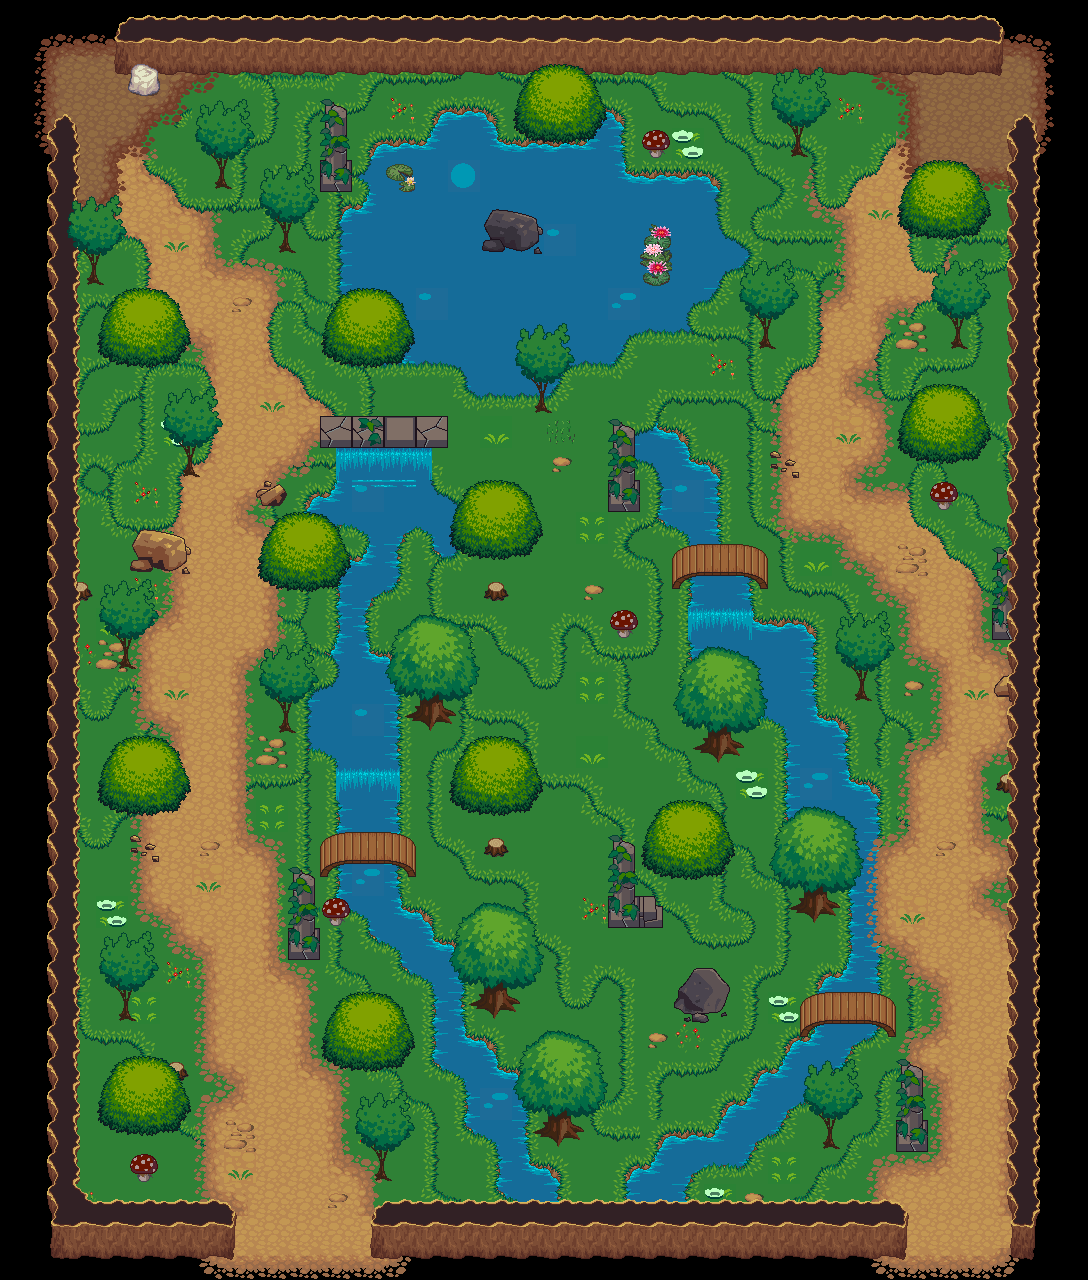

Below is a game level as drawn by its tile map, then a one-line description and the .tmx that defines it (tile-layer data replaced by summaries):
An orthogonal 34x40 tile map with 32x32 px tiles, 10 tile layers (background, ground layer0, ground layer1, waterfall, ...), 2 tilesets and 127 objects.

<map version="1.4" tiledversion="1.4.3" orientation="orthogonal" renderorder="right-down" width="34" height="40" tilewidth="32" tileheight="32" infinite="0" nextlayerid="20" nextobjectid="134">
 <tileset firstgid="1" source="klipartz.com.tsx" />
 <tileset firstgid="1025" source="../Maps/klipartz.com.tsx" />
 <layer id="7" name="background" width="34" height="40">
  <data>[1360 cells, 1080 non-empty, 1 distinct tile ids]</data>
 </layer>
 <layer id="13" name="ground layer0" width="34" height="40">
  <data>[1360 cells, 303 non-empty, 14 distinct tile ids]</data>
 </layer>
 <layer id="8" name="ground layer1" width="34" height="40">
  <data>[1360 cells, 587 non-empty, 27 distinct tile ids]</data>
 </layer>
 <layer id="9" name="waterfall" width="34" height="40">
  <data>[1360 cells, 381 non-empty, 16 distinct tile ids]</data>
 </layer>
 <layer id="10" name="ground layer2" width="34" height="40">
  <data>[1360 cells, 216 non-empty, 19 distinct tile ids]</data>
 </layer>
 <layer id="11" name="ground layer3" width="34" height="40">
  <data>[1360 cells, 393 non-empty, 31 distinct tile ids]</data>
 </layer>
 <layer id="12" name="ground layer4" width="34" height="40">
  <data>[1360 cells, 213 non-empty, 41 distinct tile ids]</data>
 </layer>
 <layer id="15" name="grass details" width="34" height="40">
  <data>[1360 cells, 72 non-empty, 32 distinct tile ids]</data>
 </layer>
 <layer id="18" name="walls" width="34" height="40">
  <data>[1360 cells, 304 non-empty, 17 distinct tile ids]</data>
 </layer>
 <objectgroup id="16" name="exits">
  <object id="1" x="75" y="72.3333" width="49" height="47.6667" />
  <object id="2" x="981.333" y="62.6667" width="45.3333" height="59.5" />
  <object id="3" x="908" y="1188.33" width="86.6667" height="18.6667" />
  <object id="4" x="251" y="1186.67" width="103.333" height="19.6667" />
 </objectgroup>
 <objectgroup id="17" name="collisions">
  <object id="5" x="133.5" y="67.5" width="19.5" height="24" />
  <object id="6" x="219" y="166" width="5.75" height="22" />
  <object id="7" x="282.25" y="228.5" width="7.25" height="20.75" />
  <object id="8" x="320" y="159.5" width="32.75" height="33" />
  <object id="9" x="91" y="262.75" width="5.25" height="21" />
  <object id="10" x="116.583" y="304.667" width="51.5" height="48.75" />
  <object id="11" x="187.583" y="452.167" width="6.75" height="20.75" />
  <object id="13" x="122.667" y="638" width="7.25" height="28" />
  <object id="14" x="72.75" y="584.75" width="14.5" height="13" />
  <object id="15" x="139" y="536.75" width="44.25" height="31.25" />
  <object id="16" x="266.727" y="488.545" width="16" height="17.2727" />
  <object id="17" x="343.5" y="308" width="52.5" height="51.5" />
  <object id="18" x="532.5" y="83" width="52.5" height="51.5" />
  <object id="19" x="651.5" y="138" width="9" height="20" />
  <object id="20" x="341.5" y="211.5" width="22" height="110" />
  <object id="21" x="376" y="343.5" width="96" height="22.5" />
  <object id="22" x="460.5" y="345.5" width="23.5" height="49" />
  <object id="23" x="466.5" y="379" width="90" height="17.5" />
  <object id="24" x="537" y="384.5" width="10" height="27" />
  <object id="25" x="530" y="348.5" width="21.5" height="38.5" />
  <object id="26" x="530" y="343.5" width="84" height="21.5" />
  <object id="27" x="601.5" y="317.5" width="21" height="41" />
  <object id="28" x="592" y="316.5" width="91.5" height="14.5" />
  <object id="29" x="668.333" y="298.333" width="20" height="28.3333" />
  <object id="30" x="678.667" y="276.333" width="33.6667" height="22.3333" />
  <object id="31" x="696.333" y="242.333" width="44.6667" height="24.6667" />
  <object id="32" x="704.333" y="260.667" width="18" height="20.6667" />
  <object id="33" x="689.333" y="177.333" width="29" height="66.3333" />
  <object id="34" x="626" y="174" width="66.6667" height="27" />
  <object id="35" x="591" y="108.5" width="33" height="76.5" />
  <object id="36" x="497.5" y="140" width="102" height="21.5" />
  <object id="37" x="440" y="112.5" width="57.5" height="55.5" />
  <object id="38" x="372.5" y="144.5" width="80" height="26" />
  <object id="39" x="369" y="168" width="20.5" height="55.5" />
  <object id="40" x="359.5" y="207.5" width="16" height="23" />
  <object id="41" x="762.667" y="324.667" width="8" height="23.3333" />
  <object id="42" x="795" y="134.333" width="5.66667" height="19" />
  <object id="43" x="921.667" y="180.333" width="51.3333" height="43.3333" />
  <object id="44" x="953" y="325.667" width="8.33333" height="20.3333" />
  <object id="45" x="911.333" y="415.667" width="32.6667" height="24.3333" />
  <object id="46" x="917" y="402.667" width="50" height="46" />
  <object id="47" x="938" y="490.667" width="10.6667" height="19.3333" />
  <object id="48" x="992.667" y="609" width="31" height="31.3333" />
  <object id="49" x="858.333" y="676.333" width="7.66667" height="22.6667" />
  <object id="50" x="706.333" y="718.333" width="24.3333" height="35" />
  <object id="51" x="804" y="881" width="23.3333" height="33.6667" />
  <object id="52" x="662.333" y="821" width="49.3333" height="49.6667" />
  <object id="53" x="608" y="895.667" width="56.3333" height="33.6667" />
  <object id="54" x="685" y="976" width="39" height="35.6667" />
  <object id="55" x="678.333" y="988.333" width="10" height="21.6667" />
  <object id="56" x="693" y="968.667" width="24" height="10.6667" />
  <object id="57" x="826.333" y="1120.33" width="8.66667" height="25.3333" />
  <object id="58" x="895" y="1119.67" width="33.3333" height="33" />
  <object id="59" x="838.667" y="1189.33" width="14.6667" height="19.6667" />
  <object id="60" x="1000" y="1033.67" width="18.6667" height="14" />
  <object id="61" x="1001" y="777.333" width="15.6667" height="13.6667" />
  <object id="62" x="998" y="678.667" width="21.3333" height="20.3333" />
  <object id="63" x="1004" y="136.667" width="13.3333" height="18" />
  <object id="64" x="608" y="479.667" width="31.6667" height="32.3333" />
  <object id="65" x="470.667" y="498.333" width="57" height="58.3333" />
  <object id="66" x="320.333" y="415.667" width="130" height="31.6667" />
  <object id="67" x="274.333" y="532.333" width="62.3333" height="50" />
  <object id="68" x="418.667" y="691.333" width="26.3333" height="31" />
  <object id="69" x="281" y="704.667" width="8.33333" height="27.3333" />
  <object id="70" x="468" y="757" width="61.3333" height="49" />
  <object id="71" x="489.333" y="842" width="14.3333" height="13" />
  <object id="72" x="288" y="929.333" width="31" height="30.6667" />
  <object id="73" x="483.333" y="979" width="22.6667" height="31" />
  <object id="74" x="336.667" y="1012" width="64" height="53.3333" />
  <object id="75" x="547" y="1101.33" width="24" height="35.3333" />
  <object id="76" x="378" y="1154.67" width="9.33333" height="24.6667" />
  <object id="78" x="136" y="1160.67" width="15.6667" height="21" />
  <object id="79" x="170" y="1065.33" width="14" height="12.3333" />
  <object id="80" x="112" y="1070.67" width="62.3333" height="55" />
  <object id="81" x="120.333" y="996.333" width="11" height="22.3333" />
  <object id="83" x="118.5" y="748.833" width="53" height="56.5" />
  <object id="84" x="489.5" y="584" width="15.5" height="15" />
  <object id="85" x="320" y="896" height="32" />
  <object id="86" x="328.5" y="904.5" width="15" height="20.5" />
  <object id="87" x="614" y="614.5" width="16.5" height="21" />
  <object id="88" x="336" y="448.667" width="96.6667" height="35.3333" />
  <object id="89" x="306.667" y="496" width="147.333" height="25.3333" />
  <object id="90" x="423.333" y="512" width="34.6667" height="46" />
  </objectgroup>
 <objectgroup id="19" name="enemies">
  <!-- 6 objects omitted --></objectgroup>
 <layer id="14" name="foreground" width="34" height="40">
  <data>[1360 cells, 278 non-empty, 37 distinct tile ids]</data>
 </layer>
</map>
<!-- 40 of 127 objects omitted -->
